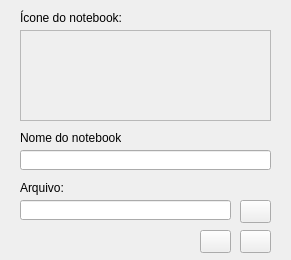
<?xml version="1.0" encoding="UTF-8"?>
<ui version="4.0">
 <class>Form</class>
 <widget class="QWidget" name="Form">
  <property name="geometry">
   <rect>
    <x>0</x>
    <y>0</y>
    <width>291</width>
    <height>260</height>
   </rect>
  </property>
  <property name="windowTitle">
   <string>Novo notebook</string>
  </property>
  <widget class="QLabel" name="label">
   <property name="geometry">
    <rect>
     <x>20</x>
     <y>130</y>
     <width>101</width>
     <height>16</height>
    </rect>
   </property>
   <property name="text">
    <string>Nome do notebook:</string>
   </property>
  </widget>
  <widget class="QLabel" name="label_2">
   <property name="geometry">
    <rect>
     <x>20</x>
     <y>180</y>
     <width>101</width>
     <height>16</height>
    </rect>
   </property>
   <property name="text">
    <string>Arquivo:</string>
   </property>
  </widget>
  <widget class="QLabel" name="label_3">
   <property name="geometry">
    <rect>
     <x>20</x>
     <y>10</y>
     <width>101</width>
     <height>16</height>
    </rect>
   </property>
   <property name="text">
    <string>Ícone do notebook:</string>
   </property>
  </widget>
  <widget class="QFrame" name="frame">
   <property name="geometry">
    <rect>
     <x>20</x>
     <y>30</y>
     <width>251</width>
     <height>91</height>
    </rect>
   </property>
   <property name="frameShape">
    <enum>QFrame::StyledPanel</enum>
   </property>
   <property name="frameShadow">
    <enum>QFrame::Raised</enum>
   </property>
   <widget class="QPushButton" name="btnPython">
    <property name="geometry">
     <rect>
      <x>10</x>
      <y>10</y>
      <width>31</width>
      <height>31</height>
     </rect>
    </property>
    <property name="font">
     <font>
      <pointsize>5</pointsize>
     </font>
    </property>
    <property name="text">
     <string/>
    </property>
    <property name="icon">
     <iconset>
      <normaloff>../icons/python.png</normaloff>../icons/python.png</iconset>
    </property>
    <property name="iconSize">
     <size>
      <width>24</width>
      <height>24</height>
     </size>
    </property>
    <property name="checkable">
     <bool>true</bool>
    </property>
    <property name="autoExclusive">
     <bool>true</bool>
    </property>
    <property name="flat">
     <bool>true</bool>
    </property>
   </widget>
   <widget class="QPushButton" name="btnCode">
    <property name="geometry">
     <rect>
      <x>50</x>
      <y>10</y>
      <width>31</width>
      <height>31</height>
     </rect>
    </property>
    <property name="text">
     <string/>
    </property>
    <property name="icon">
     <iconset>
      <normaloff>../icons/code_2.png</normaloff>../icons/code_2.png</iconset>
    </property>
    <property name="iconSize">
     <size>
      <width>24</width>
      <height>24</height>
     </size>
    </property>
    <property name="checkable">
     <bool>true</bool>
    </property>
    <property name="autoExclusive">
     <bool>true</bool>
    </property>
    <property name="flat">
     <bool>true</bool>
    </property>
   </widget>
   <widget class="QPushButton" name="btnAsterisk">
    <property name="geometry">
     <rect>
      <x>90</x>
      <y>10</y>
      <width>31</width>
      <height>31</height>
     </rect>
    </property>
    <property name="text">
     <string/>
    </property>
    <property name="icon">
     <iconset>
      <normaloff>../icons/asterisk.png</normaloff>../icons/asterisk.png</iconset>
    </property>
    <property name="iconSize">
     <size>
      <width>24</width>
      <height>24</height>
     </size>
    </property>
    <property name="checkable">
     <bool>true</bool>
    </property>
    <property name="autoExclusive">
     <bool>true</bool>
    </property>
    <property name="flat">
     <bool>true</bool>
    </property>
   </widget>
   <widget class="QPushButton" name="btnNota">
    <property name="geometry">
     <rect>
      <x>130</x>
      <y>10</y>
      <width>31</width>
      <height>31</height>
     </rect>
    </property>
    <property name="text">
     <string/>
    </property>
    <property name="icon">
     <iconset>
      <normaloff>../icons/notesclip.png</normaloff>../icons/notesclip.png</iconset>
    </property>
    <property name="iconSize">
     <size>
      <width>24</width>
      <height>24</height>
     </size>
    </property>
    <property name="checkable">
     <bool>true</bool>
    </property>
    <property name="autoExclusive">
     <bool>true</bool>
    </property>
    <property name="flat">
     <bool>true</bool>
    </property>
   </widget>
   <widget class="QPushButton" name="btnCheck">
    <property name="geometry">
     <rect>
      <x>170</x>
      <y>10</y>
      <width>31</width>
      <height>31</height>
     </rect>
    </property>
    <property name="text">
     <string/>
    </property>
    <property name="icon">
     <iconset>
      <normaloff>../icons/check.png</normaloff>../icons/check.png</iconset>
    </property>
    <property name="iconSize">
     <size>
      <width>24</width>
      <height>24</height>
     </size>
    </property>
    <property name="checkable">
     <bool>true</bool>
    </property>
    <property name="autoExclusive">
     <bool>true</bool>
    </property>
    <property name="flat">
     <bool>true</bool>
    </property>
   </widget>
   <widget class="QPushButton" name="btnPasta">
    <property name="geometry">
     <rect>
      <x>210</x>
      <y>10</y>
      <width>31</width>
      <height>31</height>
     </rect>
    </property>
    <property name="text">
     <string/>
    </property>
    <property name="icon">
     <iconset>
      <normaloff>../icons/folder.png</normaloff>../icons/folder.png</iconset>
    </property>
    <property name="iconSize">
     <size>
      <width>24</width>
      <height>24</height>
     </size>
    </property>
    <property name="checkable">
     <bool>true</bool>
    </property>
    <property name="autoExclusive">
     <bool>true</bool>
    </property>
    <property name="flat">
     <bool>true</bool>
    </property>
   </widget>
   <widget class="QPushButton" name="btnLinux">
    <property name="geometry">
     <rect>
      <x>10</x>
      <y>50</y>
      <width>31</width>
      <height>31</height>
     </rect>
    </property>
    <property name="text">
     <string/>
    </property>
    <property name="icon">
     <iconset>
      <normaloff>../icons/linux.png</normaloff>../icons/linux.png</iconset>
    </property>
    <property name="iconSize">
     <size>
      <width>24</width>
      <height>24</height>
     </size>
    </property>
    <property name="checkable">
     <bool>true</bool>
    </property>
    <property name="autoExclusive">
     <bool>true</bool>
    </property>
    <property name="flat">
     <bool>true</bool>
    </property>
   </widget>
   <widget class="QPushButton" name="btnInternet">
    <property name="geometry">
     <rect>
      <x>50</x>
      <y>50</y>
      <width>31</width>
      <height>31</height>
     </rect>
    </property>
    <property name="text">
     <string/>
    </property>
    <property name="icon">
     <iconset>
      <normaloff>../icons/internet.png</normaloff>../icons/internet.png</iconset>
    </property>
    <property name="iconSize">
     <size>
      <width>24</width>
      <height>24</height>
     </size>
    </property>
    <property name="checkable">
     <bool>true</bool>
    </property>
    <property name="autoExclusive">
     <bool>true</bool>
    </property>
    <property name="flat">
     <bool>true</bool>
    </property>
   </widget>
   <widget class="QPushButton" name="btnWindows">
    <property name="geometry">
     <rect>
      <x>90</x>
      <y>50</y>
      <width>31</width>
      <height>31</height>
     </rect>
    </property>
    <property name="text">
     <string/>
    </property>
    <property name="icon">
     <iconset>
      <normaloff>../icons/windows.png</normaloff>../icons/windows.png</iconset>
    </property>
    <property name="iconSize">
     <size>
      <width>24</width>
      <height>24</height>
     </size>
    </property>
    <property name="checkable">
     <bool>true</bool>
    </property>
    <property name="autoExclusive">
     <bool>true</bool>
    </property>
    <property name="flat">
     <bool>true</bool>
    </property>
   </widget>
   <widget class="QPushButton" name="btnKey">
    <property name="geometry">
     <rect>
      <x>130</x>
      <y>50</y>
      <width>31</width>
      <height>31</height>
     </rect>
    </property>
    <property name="text">
     <string/>
    </property>
    <property name="icon">
     <iconset>
      <normaloff>../icons/key.png</normaloff>../icons/key.png</iconset>
    </property>
    <property name="iconSize">
     <size>
      <width>24</width>
      <height>24</height>
     </size>
    </property>
    <property name="checkable">
     <bool>true</bool>
    </property>
    <property name="autoExclusive">
     <bool>true</bool>
    </property>
    <property name="flat">
     <bool>true</bool>
    </property>
   </widget>
   <widget class="QPushButton" name="btnClip">
    <property name="geometry">
     <rect>
      <x>170</x>
      <y>50</y>
      <width>31</width>
      <height>31</height>
     </rect>
    </property>
    <property name="text">
     <string/>
    </property>
    <property name="icon">
     <iconset>
      <normaloff>../icons/clip.png</normaloff>../icons/clip.png</iconset>
    </property>
    <property name="iconSize">
     <size>
      <width>24</width>
      <height>24</height>
     </size>
    </property>
    <property name="checkable">
     <bool>true</bool>
    </property>
    <property name="autoExclusive">
     <bool>true</bool>
    </property>
    <property name="flat">
     <bool>true</bool>
    </property>
   </widget>
   <widget class="QPushButton" name="btnDisk">
    <property name="geometry">
     <rect>
      <x>210</x>
      <y>50</y>
      <width>31</width>
      <height>31</height>
     </rect>
    </property>
    <property name="text">
     <string/>
    </property>
    <property name="icon">
     <iconset>
      <normaloff>../icons/disk.png</normaloff>../icons/disk.png</iconset>
    </property>
    <property name="iconSize">
     <size>
      <width>24</width>
      <height>24</height>
     </size>
    </property>
    <property name="checkable">
     <bool>true</bool>
    </property>
    <property name="autoExclusive">
     <bool>true</bool>
    </property>
    <property name="flat">
     <bool>true</bool>
    </property>
   </widget>
  </widget>
  <widget class="QLineEdit" name="txtNome">
   <property name="geometry">
    <rect>
     <x>20</x>
     <y>150</y>
     <width>251</width>
     <height>20</height>
    </rect>
   </property>
  </widget>
  <widget class="QLineEdit" name="txtArquivo">
   <property name="geometry">
    <rect>
     <x>20</x>
     <y>200</y>
     <width>211</width>
     <height>20</height>
    </rect>
   </property>
  </widget>
  <widget class="QPushButton" name="btnArquivo">
   <property name="geometry">
    <rect>
     <x>240</x>
     <y>200</y>
     <width>31</width>
     <height>23</height>
    </rect>
   </property>
   <property name="text">
    <string/>
   </property>
   <property name="icon">
    <iconset>
     <normaloff>../icons/folder.png</normaloff>../icons/folder.png</iconset>
   </property>
  </widget>
  <widget class="QPushButton" name="btnCancelar">
   <property name="geometry">
    <rect>
     <x>240</x>
     <y>230</y>
     <width>31</width>
     <height>23</height>
    </rect>
   </property>
   <property name="text">
    <string/>
   </property>
   <property name="icon">
    <iconset>
     <normaloff>../icons/exit.png</normaloff>../icons/exit.png</iconset>
   </property>
  </widget>
  <widget class="QPushButton" name="btnCriar">
   <property name="geometry">
    <rect>
     <x>200</x>
     <y>230</y>
     <width>31</width>
     <height>23</height>
    </rect>
   </property>
   <property name="text">
    <string/>
   </property>
   <property name="icon">
    <iconset>
     <normaloff>../icons/check.png</normaloff>../icons/check.png</iconset>
   </property>
  </widget>
 </widget>
 <resources/>
 <connections/>
</ui>
